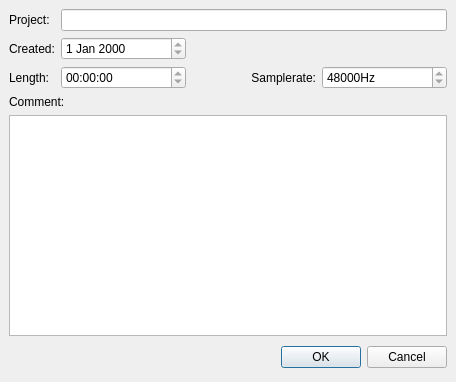
<ui version="4.0" >
 <author></author>
 <comment></comment>
 <exportmacro></exportmacro>
 <class>ProjectPropsDialogBase</class>
 <widget class="QDialog" name="ProjectPropsDialogBase" >
  <property name="geometry" >
   <rect>
    <x>0</x>
    <y>0</y>
    <width>456</width>
    <height>382</height>
   </rect>
  </property>
  <property name="windowTitle" >
   <string>MusE: Project Properties</string>
  </property>
  <layout class="QGridLayout" >
   <property name="margin" >
    <number>9</number>
   </property>
   <property name="spacing" >
    <number>6</number>
   </property>
   <item row="4" column="0" colspan="4" >
    <widget class="QTextEdit" name="comment" />
   </item>
   <item row="3" column="0" colspan="4" >
    <widget class="QLabel" name="label" >
     <property name="text" >
      <string>Comment:</string>
     </property>
    </widget>
   </item>
   <item row="2" column="3" >
    <widget class="QSpinBox" name="sampleRate" >
     <property name="readOnly" >
      <bool>true</bool>
     </property>
     <property name="suffix" >
      <string>Hz</string>
     </property>
     <property name="maximum" >
      <number>100000</number>
     </property>
     <property name="value" >
      <number>48000</number>
     </property>
    </widget>
   </item>
   <item row="2" column="2" >
    <widget class="QLabel" name="label_5" >
     <property name="text" >
      <string>Samplerate:</string>
     </property>
     <property name="alignment" >
      <set>Qt::AlignRight|Qt::AlignTrailing|Qt::AlignVCenter</set>
     </property>
    </widget>
   </item>
   <item row="2" column="0" >
    <widget class="QLabel" name="label_4" >
     <property name="text" >
      <string>Length:</string>
     </property>
    </widget>
   </item>
   <item row="2" column="1" >
    <widget class="QTimeEdit" name="length" >
     <property name="focusPolicy" >
      <enum>Qt::NoFocus</enum>
     </property>
     <property name="readOnly" >
      <bool>true</bool>
     </property>
    </widget>
   </item>
   <item row="1" column="1" >
    <widget class="QDateEdit" name="createdDate" >
     <property name="focusPolicy" >
      <enum>Qt::NoFocus</enum>
     </property>
     <property name="readOnly" >
      <bool>true</bool>
     </property>
    </widget>
   </item>
   <item row="5" column="0" colspan="4" >
    <layout class="QHBoxLayout" >
     <property name="margin" >
      <number>0</number>
     </property>
     <property name="spacing" >
      <number>6</number>
     </property>
     <item>
      <spacer>
       <property name="orientation" >
        <enum>Qt::Horizontal</enum>
       </property>
       <property name="sizeHint" >
        <size>
         <width>131</width>
         <height>31</height>
        </size>
       </property>
      </spacer>
     </item>
     <item>
      <widget class="QPushButton" name="okButton" >
       <property name="text" >
        <string>OK</string>
       </property>
      </widget>
     </item>
     <item>
      <widget class="QPushButton" name="cancelButton" >
       <property name="text" >
        <string>Cancel</string>
       </property>
      </widget>
     </item>
    </layout>
   </item>
   <item row="1" column="0" >
    <widget class="QLabel" name="label_2" >
     <property name="text" >
      <string>Created:</string>
     </property>
    </widget>
   </item>
   <item row="0" column="0" >
    <widget class="QLabel" name="label_6" >
     <property name="sizePolicy" >
      <sizepolicy>
       <hsizetype>0</hsizetype>
       <vsizetype>0</vsizetype>
       <horstretch>0</horstretch>
       <verstretch>0</verstretch>
      </sizepolicy>
     </property>
     <property name="text" >
      <string>Project:</string>
     </property>
    </widget>
   </item>
   <item row="0" column="1" colspan="3" >
    <widget class="QLineEdit" name="projectName" />
   </item>
  </layout>
 </widget>
 <pixmapfunction></pixmapfunction>
 <resources/>
 <connections>
  <connection>
   <sender>okButton</sender>
   <signal>clicked()</signal>
   <receiver>ProjectPropsDialogBase</receiver>
   <slot>accept()</slot>
   <hints>
    <hint type="sourcelabel" >
     <x>278</x>
     <y>253</y>
    </hint>
    <hint type="destinationlabel" >
     <x>96</x>
     <y>254</y>
    </hint>
   </hints>
  </connection>
  <connection>
   <sender>cancelButton</sender>
   <signal>clicked()</signal>
   <receiver>ProjectPropsDialogBase</receiver>
   <slot>reject()</slot>
   <hints>
    <hint type="sourcelabel" >
     <x>369</x>
     <y>253</y>
    </hint>
    <hint type="destinationlabel" >
     <x>179</x>
     <y>282</y>
    </hint>
   </hints>
  </connection>
 </connections>
</ui>
